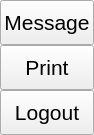
                 <widget class="QFrame" name="extraRightBox">
                  <property name="minimumSize">
                   <size>
                    <width>0</width>
                    <height>0</height>
                   </size>
                  </property>
                  <property name="maximumSize">
                   <size>
                    <width>0</width>
                    <height>16777215</height>
                   </size>
                  </property>
                  <property name="frameShape">
                   <enum>QFrame::NoFrame</enum>
                  </property>
                  <property name="frameShadow">
                   <enum>QFrame::Raised</enum>
                  </property>
                  <layout class="QVBoxLayout" name="verticalLayout_7">
                   <property name="spacing">
                    <number>0</number>
                   </property>
                   <property name="leftMargin">
                    <number>0</number>
                   </property>
                   <property name="topMargin">
                    <number>0</number>
                   </property>
                   <property name="rightMargin">
                    <number>0</number>
                   </property>
                   <property name="bottomMargin">
                    <number>0</number>
                   </property>
                   <item>
                    <widget class="QFrame" name="themeSettingsTopDetail">
                     <property name="maximumSize">
                      <size>
                       <width>16777215</width>
                       <height>3</height>
                      </size>
                     </property>
                     <property name="frameShape">
                      <enum>QFrame::NoFrame</enum>
                     </property>
                     <property name="frameShadow">
                      <enum>QFrame::Raised</enum>
                     </property>
                    </widget>
                   </item>
                   <item>
                    <widget class="QFrame" name="contentSettings">
                     <property name="frameShape">
                      <enum>QFrame::NoFrame</enum>
                     </property>
                     <property name="frameShadow">
                      <enum>QFrame::Raised</enum>
                     </property>
                     <layout class="QVBoxLayout" name="verticalLayout_13">
                      <property name="spacing">
                       <number>0</number>
                      </property>
                      <property name="leftMargin">
                       <number>0</number>
                      </property>
                      <property name="topMargin">
                       <number>0</number>
                      </property>
                      <property name="rightMargin">
                       <number>0</number>
                      </property>
                      <property name="bottomMargin">
                       <number>0</number>
                      </property>
                      <item alignment="Qt::AlignTop">
                       <widget class="QFrame" name="topMenus">
                        <property name="frameShape">
                         <enum>QFrame::NoFrame</enum>
                        </property>
                        <property name="frameShadow">
                         <enum>QFrame::Raised</enum>
                        </property>
                        <layout class="QVBoxLayout" name="verticalLayout_14">
                         <property name="spacing">
                          <number>0</number>
                         </property>
                         <property name="leftMargin">
                          <number>0</number>
                         </property>
                         <property name="topMargin">
                          <number>0</number>
                         </property>
                         <property name="rightMargin">
                          <number>0</number>
                         </property>
                         <property name="bottomMargin">
                          <number>0</number>
                         </property>
                         <item>
                          <widget class="QPushButton" name="btn_message">
                           <property name="sizePolicy">
                            <sizepolicy hsizetype="Expanding" vsizetype="Fixed">
                             <horstretch>0</horstretch>
                             <verstretch>0</verstretch>
                            </sizepolicy>
                           </property>
                           <property name="minimumSize">
                            <size>
                             <width>0</width>
                             <height>45</height>
                            </size>
                           </property>
                           <property name="font">
                            <font>
                             <pointsize>16</pointsize>
                             <italic>false</italic>
                             <bold>false</bold>
                            </font>
                           </property>
                           <property name="cursor">
                            <cursorShape>PointingHandCursor</cursorShape>
                           </property>
                           <property name="layoutDirection">
                            <enum>Qt::LeftToRight</enum>
                           </property>
                           <property name="styleSheet">
                            <string notr="true">background-image: url(:/icons/images/icons/cil-envelope-open.png);</string>
                           </property>
                           <property name="text">
                            <string>Message</string>
                           </property>
                          </widget>
                         </item>
                         <item>
                          <widget class="QPushButton" name="btn_print">
                           <property name="sizePolicy">
                            <sizepolicy hsizetype="Expanding" vsizetype="Fixed">
                             <horstretch>0</horstretch>
                             <verstretch>0</verstretch>
                            </sizepolicy>
                           </property>
                           <property name="minimumSize">
                            <size>
                             <width>0</width>
                             <height>45</height>
                            </size>
                           </property>
                           <property name="font">
                            <font>
                             <pointsize>16</pointsize>
                             <italic>false</italic>
                             <bold>false</bold>
                            </font>
                           </property>
                           <property name="cursor">
                            <cursorShape>PointingHandCursor</cursorShape>
                           </property>
                           <property name="layoutDirection">
                            <enum>Qt::LeftToRight</enum>
                           </property>
                           <property name="styleSheet">
                            <string notr="true">background-image: url(:/icons/images/icons/cil-print.png);</string>
                           </property>
                           <property name="text">
                            <string>Print</string>
                           </property>
                          </widget>
                         </item>
                         <item>
                          <widget class="QPushButton" name="btn_logout">
                           <property name="sizePolicy">
                            <sizepolicy hsizetype="Expanding" vsizetype="Fixed">
                             <horstretch>0</horstretch>
                             <verstretch>0</verstretch>
                            </sizepolicy>
                           </property>
                           <property name="minimumSize">
                            <size>
                             <width>0</width>
                             <height>45</height>
                            </size>
                           </property>
                           <property name="font">
                            <font>
                             <pointsize>16</pointsize>
                             <italic>false</italic>
                             <bold>false</bold>
                            </font>
                           </property>
                           <property name="cursor">
                            <cursorShape>PointingHandCursor</cursorShape>
                           </property>
                           <property name="layoutDirection">
                            <enum>Qt::LeftToRight</enum>
                           </property>
                           <property name="styleSheet">
                            <string notr="true">background-image: url(:/icons/images/icons/cil-account-logout.png);</string>
                           </property>
                           <property name="text">
                            <string>Logout</string>
                           </property>
                          </widget>
                         </item>
                        </layout>
                       </widget>
                      </item>
                     </layout>
                    </widget>
                   </item>
                  </layout>
                 </widget>
